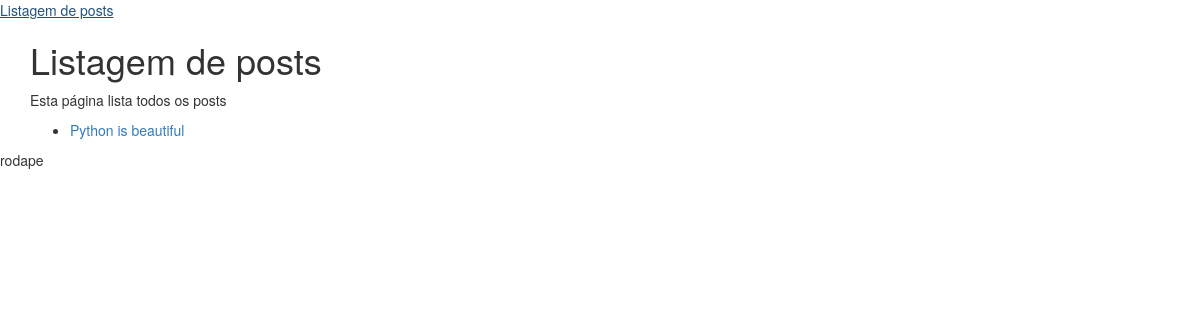
The app's page /posts, older data.
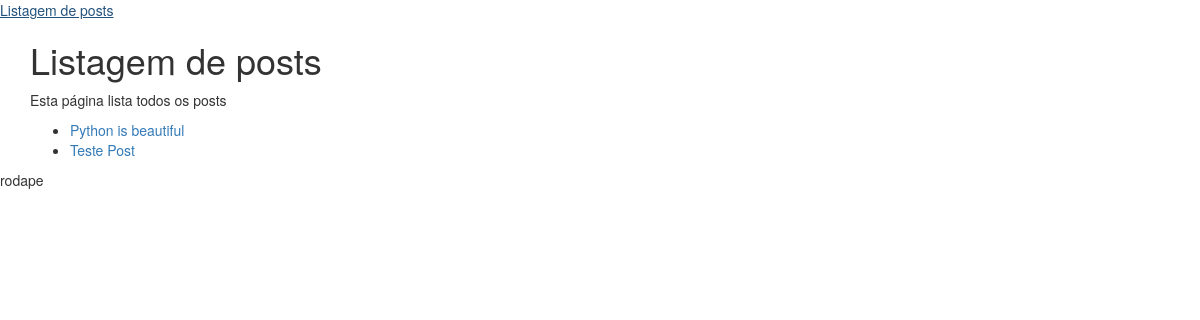
The same page, newer data.
### my_app/models.py (models this page shows, shortened)
class Post(models.Model):
    title = models.CharField(max_length=255, verbose_name='Título')
    subtitle = models.CharField(max_length=255, null=True, blank=True, verbose_name='Subtítulo')
    content = models.TextField(verbose_name='conteúdo')
    user = models.ForeignKey(User, on_delete=models.PROTECT, verbose_name='Autor')
    categorias = models.ManyToManyField(Categoria, verbose_name='Categorias')
    class Meta:
        verbose_name = 'Artigo'

### my_app/views.py (the view)
# urls.py: path('posts', vp.post_list, name='post_list'),
def post_list(request):
    data_page = {
        'title': 'Listagem de posts',
        'description': 'Esta página lista todos os posts',
        'posts': Post.objects.all()
    }
    return render(request, 'posts/post_list.html', data_page)

### templates/posts/post_list.html
{% extends 'base.html' %}
{% block content %}
<div class="container">
    <h1>{{ title }}</h1>
    <p>{{ description }}</p>
    <ul>
        {% for post in posts %}
            <li><a href="{% url 'post_show' post.id %}">{{ post.title }}</a></li>
        {% endfor %}
    </ul>
</div>
{% endblock %}

Row changes from the older to the newer data that the page shows:
added Post: title "Teste Post"
